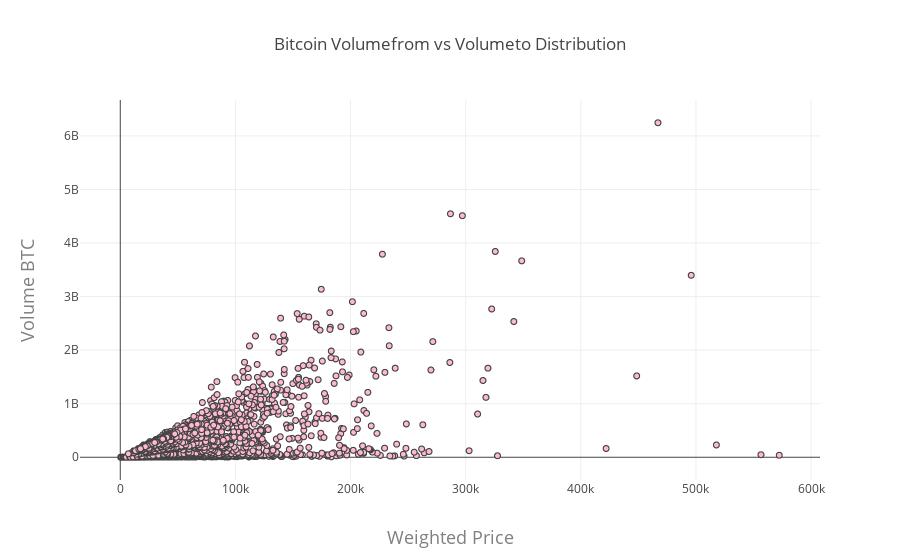

The cell this chart's notebook holds for it:
### Markdown cell above
**Bitcoin volumefro vs volumeto distribution**

### Code cell
trace = go.Scattergl(
    y = df['volumeto'].astype(float),
    x = df['volumefrom'].astype(float),
    mode = 'markers',
    marker = dict(
        color = '#FFBAD2',
        line = dict(width = 1)
    )
)
layout = go.Layout(
    title='Bitcoin Volumefrom vs Volumeto Distribution',
    xaxis=dict(
        title='Weighted Price',
        titlefont=dict(
            #family='Courier New, monospace',
            size=18,
            color='#7f7f7f'
        )
    ),
    yaxis=dict(
        title='Volume BTC',
        titlefont=dict(
            #family='Courier New, monospace',
            size=18,
            color='#7f7f7f'
        )))
data = [trace]
fig = go.Figure(data=data, layout=layout)
iplot(fig, filename='Compare_volume')

### Figure 1 — Plotly figure (JSON) as saved in the notebook; plotly's stock layout.template omitted (floating-point values rounded to 4 significant figures; data arrays with more than 128 entries replaced by an {"elided": "..."} marker saying what was removed)
{"data": [{"marker": {"color": "#FFBAD2", "line": {"width": 1}}, "mode": "markers", "type": "scattergl", "uid": "8ba0d7f9-2d26-461f-8a98-9519b10cf109", "x": {"elided": "2677 float values"}, "y": {"elided": "2677 float values"}}], "layout": {"title": {"text": "Bitcoin Volumefrom vs Volumeto Distribution"}, "xaxis": {"title": {"font": {"color": "#7f7f7f", "size": 18}, "text": "Weighted Price"}}, "yaxis": {"title": {"font": {"color": "#7f7f7f", "size": 18}, "text": "Volume BTC"}}}}
